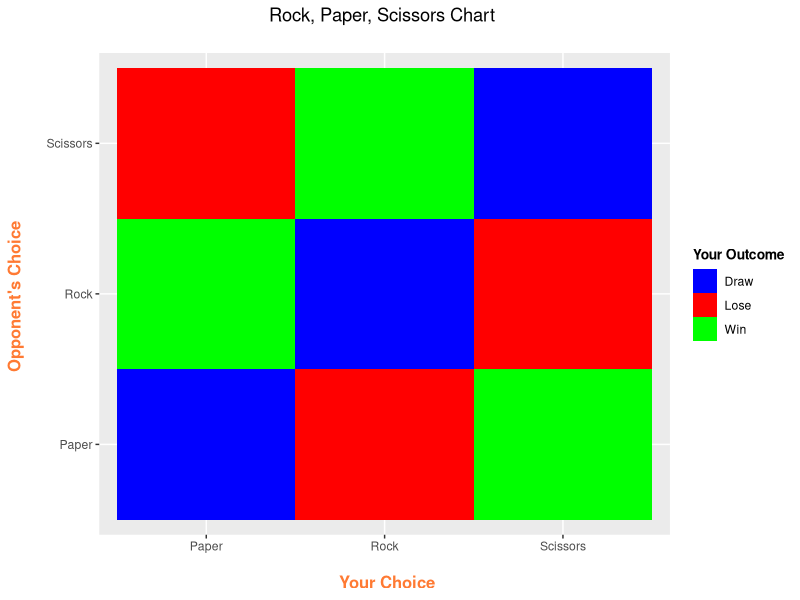
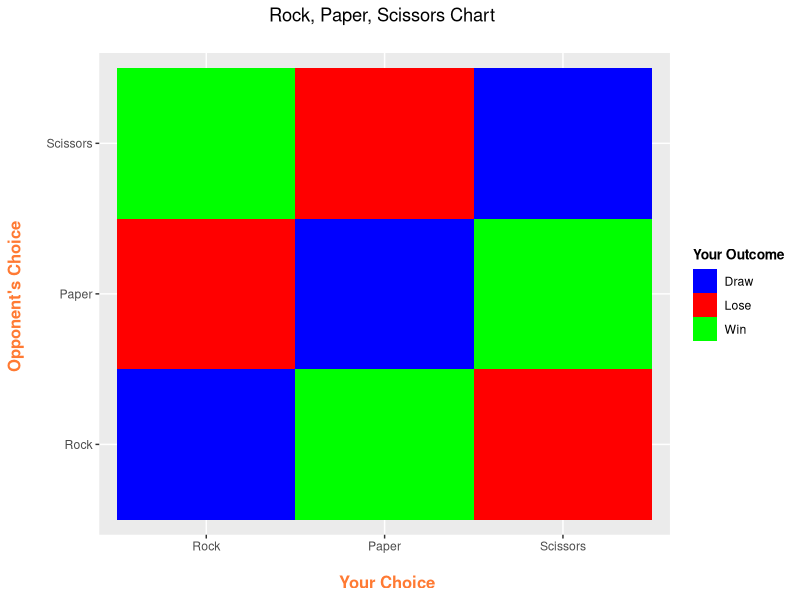

Write R code to recreate these figures, in order.
# Rock Paper Scissors Matrix Table In R

# You Versus Opponent
# You can choose Rock, Paper or Scissors
# Rock Beats Scissors, Scissors Beats Paper and Paper Beats Rock

# Create empty table:

dataTable <- matrix(data = NA, nrow = 9, ncol = 3, byrow = TRUE)

dataTable <- as.data.frame(dataTable)

colnames(dataTable) <- c("You", "Opponent", "Outcome")

# Fill in columns

dataTable[, 1] <- c(rep("Rock", 3), rep("Paper", 3), rep("Scissors", 3))

dataTable[, 2] <- c(rep(c("Rock", "Paper", "Scissors"), 3))

dataTable[, 3] <- c(c("Draw", "Lose", "Win"), c("Win", "Draw", "Lose"), c("Lose", "Win", "Draw"))

# Check:

dataTable

# Convert Outcome as Factors:

#dataTable[, 3] <- as.factor(dataTable[, 3])

str(dataTable)

library(ggplot2)

# Matrix Plot:
# Source: http://stackoverflow.com/questions/10232525/geom-tile-heatmap-with-different-high-fill-colours-based-on-factor
# http://stackoverflow.com/questions/16074440/r-ggplot2-center-align-a-multi-line-title
# http://docs.ggplot2.org/dev/vignettes/themes.html
# http://docs.ggplot2.org/current/theme.html

# Creating the Rock, Paper, Scissors Matrix Plot:

ggplot(dataTable,aes(x = dataTable[, 1],y = dataTable[, 2],fill = dataTable[, 3])) + 
  geom_tile() + 
  scale_fill_manual(values = c('blue','red', "green")) +
  labs(x = "\n Your Choice", y = "Opponent's Choice \n", 
       title = "Rock, Paper, Scissors Chart \n", fill = "Your Outcome") + 
  theme(plot.title = element_text(hjust = 0.5), 
       axis.title.x = element_text(face="bold", colour="#FF7A33", size = 12),
       axis.title.y = element_text(face="bold", colour="#FF7A33", size = 12),
       legend.title = element_text(face="bold", size = 10)) 


#### Alternate Table Creation:

# can use expand.grid to make the Cartesian product table.
# Source: http://stackoverflow.com/questions/4309217/cartesian-product-data-frame-in-r

choices <- c("Rock", "Paper", "Scissors")

cartesianProd <- expand.grid(choices, choices)
cartesianProd <- as.data.frame(cartesianProd)

# Check:

cartesianProd 

# Add empty column:

cartesianProd[, 3] <- NA

# Check again:

cartesianProd 

# Rename column names:

colnames(cartesianProd) <- c("You", "Opponent", "Outcome")

# Check #3:

cartesianProd 

# Fill in third column accordingly:

cartesianProd[, 3] <- c(c("Draw", "Win", "Lose"), c("Lose", "Draw", "Win"), c("Win", "Lose", "Draw"))

# Check #4:

cartesianProd 

# Check structure:

#str(cartesianProd)

# Reformat third column:

#cartesianProd[, 3] <- as.factor(cartesianProd[, 3])

# Creating the plot:

ggplot(dataTable,aes(x = cartesianProd[, 1],y = cartesianProd[, 2],fill = cartesianProd[, 3])) + 
  geom_tile() + 
  scale_fill_manual(values = c('blue','red', "green")) +
  labs(x = "\n Your Choice", y = "Opponent's Choice \n", 
       title = "Rock, Paper, Scissors Chart \n", fill = "Your Outcome") + 
  theme(plot.title = element_text(hjust = 0.5), 
        axis.title.x = element_text(face="bold", colour="#FF7A33", size = 12),
        axis.title.y = element_text(face="bold", colour="#FF7A33", size = 12),
        legend.title = element_text(face="bold", size = 10)) 